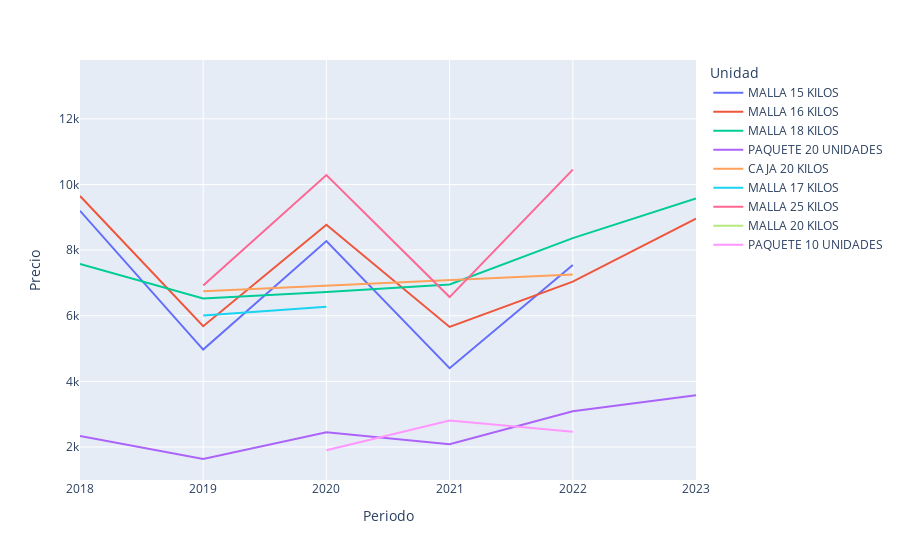

Here is the notebook cell this chart was saved with:
### Code cell
a = df_drop.copy()
a['Fecha'] = pd.to_datetime(a['Fecha'])
a['Periodo'] = a['Fecha'].dt.year
a = a[a['Producto'] == 'Cebolla']
a = a.groupby(['Periodo', 'Producto', 'Unidad']).Precio.mean().reset_index()

px.line(a, x='Periodo', y='Precio', color='Unidad')

### Figure 1 — Plotly figure (JSON) as saved in the notebook; plotly's stock layout.template omitted (floating-point values rounded to 4 significant figures)
{"data": [{"hovertemplate": "Unidad=MALLA 15 KILOS<br>Periodo=%{x}<br>Precio=%{y}<extra></extra>", "legendgroup": "MALLA 15 KILOS", "line": {"color": "#636efa", "dash": "solid"}, "marker": {"symbol": "circle"}, "mode": "lines", "name": "MALLA 15 KILOS", "orientation": "v", "showlegend": true, "type": "scatter", "x": [2018, 2019, 2020, 2021, 2022], "xaxis": "x", "y": [9196.0, 4968.0, 8276.0, 4401.0, 7549.0], "yaxis": "y"}, {"hovertemplate": "Unidad=MALLA 16 KILOS<br>Periodo=%{x}<br>Precio=%{y}<extra></extra>", "legendgroup": "MALLA 16 KILOS", "line": {"color": "#EF553B", "dash": "solid"}, "marker": {"symbol": "circle"}, "mode": "lines", "name": "MALLA 16 KILOS", "orientation": "v", "showlegend": true, "type": "scatter", "x": [2018, 2019, 2020, 2021, 2022, 2023], "xaxis": "x", "y": [9650.0, 5683.0, 8769.0, 5658.0, 7040.0, 8961.0], "yaxis": "y"}, {"hovertemplate": "Unidad=MALLA 18 KILOS<br>Periodo=%{x}<br>Precio=%{y}<extra></extra>", "legendgroup": "MALLA 18 KILOS", "line": {"color": "#00cc96", "dash": "solid"}, "marker": {"symbol": "circle"}, "mode": "lines", "name": "MALLA 18 KILOS", "orientation": "v", "showlegend": true, "type": "scatter", "x": [2018, 2019, 2020, 2021, 2022, 2023], "xaxis": "x", "y": [7581.0, 6528.0, 6724.0, 6952.0, 8363.0, 9574.0], "yaxis": "y"}, {"hovertemplate": "Unidad=PAQUETE 20 UNIDADES<br>Periodo=%{x}<br>Precio=%{y}<extra></extra>", "legendgroup": "PAQUETE 20 UNIDADES", "line": {"color": "#ab63fa", "dash": "solid"}, "marker": {"symbol": "circle"}, "mode": "lines", "name": "PAQUETE 20 UNIDADES", "orientation": "v", "showlegend": true, "type": "scatter", "x": [2018, 2019, 2020, 2021, 2022, 2023], "xaxis": "x", "y": [2338.0, 1636.0, 2450.0, 2085.0, 3088.0, 3577.0], "yaxis": "y"}, {"hovertemplate": "Unidad=CAJA 20 KILOS<br>Periodo=%{x}<br>Precio=%{y}<extra></extra>", "legendgroup": "CAJA 20 KILOS", "line": {"color": "#FFA15A", "dash": "solid"}, "marker": {"symbol": "circle"}, "mode": "lines", "name": "CAJA 20 KILOS", "orientation": "v", "showlegend": true, "type": "scatter", "x": [2019, 2022], "xaxis": "x", "y": [6748.0, 7254.0], "yaxis": "y"}, {"hovertemplate": "Unidad=MALLA 17 KILOS<br>Periodo=%{x}<br>Precio=%{y}<extra></extra>", "legendgroup": "MALLA 17 KILOS", "line": {"color": "#19d3f3", "dash": "solid"}, "marker": {"symbol": "circle"}, "mode": "lines", "name": "MALLA 17 KILOS", "orientation": "v", "showlegend": true, "type": "scatter", "x": [2019, 2020], "xaxis": "x", "y": [6004.0, 6276.0], "yaxis": "y"}, {"hovertemplate": "Unidad=MALLA 25 KILOS<br>Periodo=%{x}<br>Precio=%{y}<extra></extra>", "legendgroup": "MALLA 25 KILOS", "line": {"color": "#FF6692", "dash": "solid"}, "marker": {"symbol": "circle"}, "mode": "lines", "name": "MALLA 25 KILOS", "orientation": "v", "showlegend": true, "type": "scatter", "x": [2019, 2020, 2021, 2022], "xaxis": "x", "y": [6922.0, 10280.0, 6568.0, 10450.0], "yaxis": "y"}, {"hovertemplate": "Unidad=MALLA 20 KILOS<br>Periodo=%{x}<br>Precio=%{y}<extra></extra>", "legendgroup": "MALLA 20 KILOS", "line": {"color": "#B6E880", "dash": "solid"}, "marker": {"symbol": "circle"}, "mode": "lines", "name": "MALLA 20 KILOS", "orientation": "v", "showlegend": true, "type": "scatter", "x": [2020], "xaxis": "x", "y": [13150.0], "yaxis": "y"}, {"hovertemplate": "Unidad=PAQUETE 10 UNIDADES<br>Periodo=%{x}<br>Precio=%{y}<extra></extra>", "legendgroup": "PAQUETE 10 UNIDADES", "line": {"color": "#FF97FF", "dash": "solid"}, "marker": {"symbol": "circle"}, "mode": "lines", "name": "PAQUETE 10 UNIDADES", "orientation": "v", "showlegend": true, "type": "scatter", "x": [2020, 2021, 2022], "xaxis": "x", "y": [1902.0, 2805.0, 2467.0], "yaxis": "y"}], "layout": {"legend": {"title": {"text": "Unidad"}, "tracegroupgap": 0}, "margin": {"t": 60}, "xaxis": {"anchor": "y", "domain": [0, 1], "title": {"text": "Periodo"}}, "yaxis": {"anchor": "x", "domain": [0, 1], "title": {"text": "Precio"}}}}
